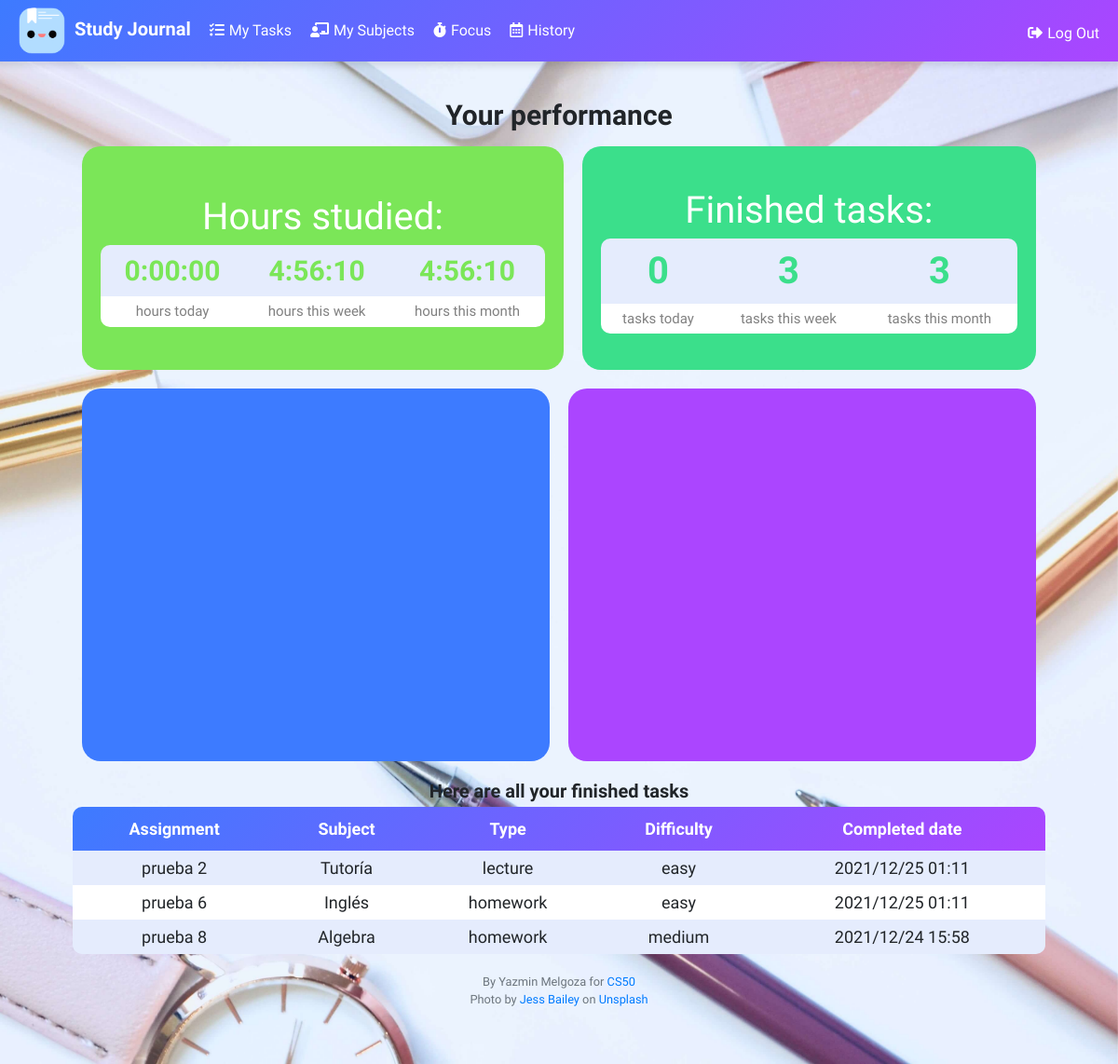
Page /history (signed in) on the earlier database version.
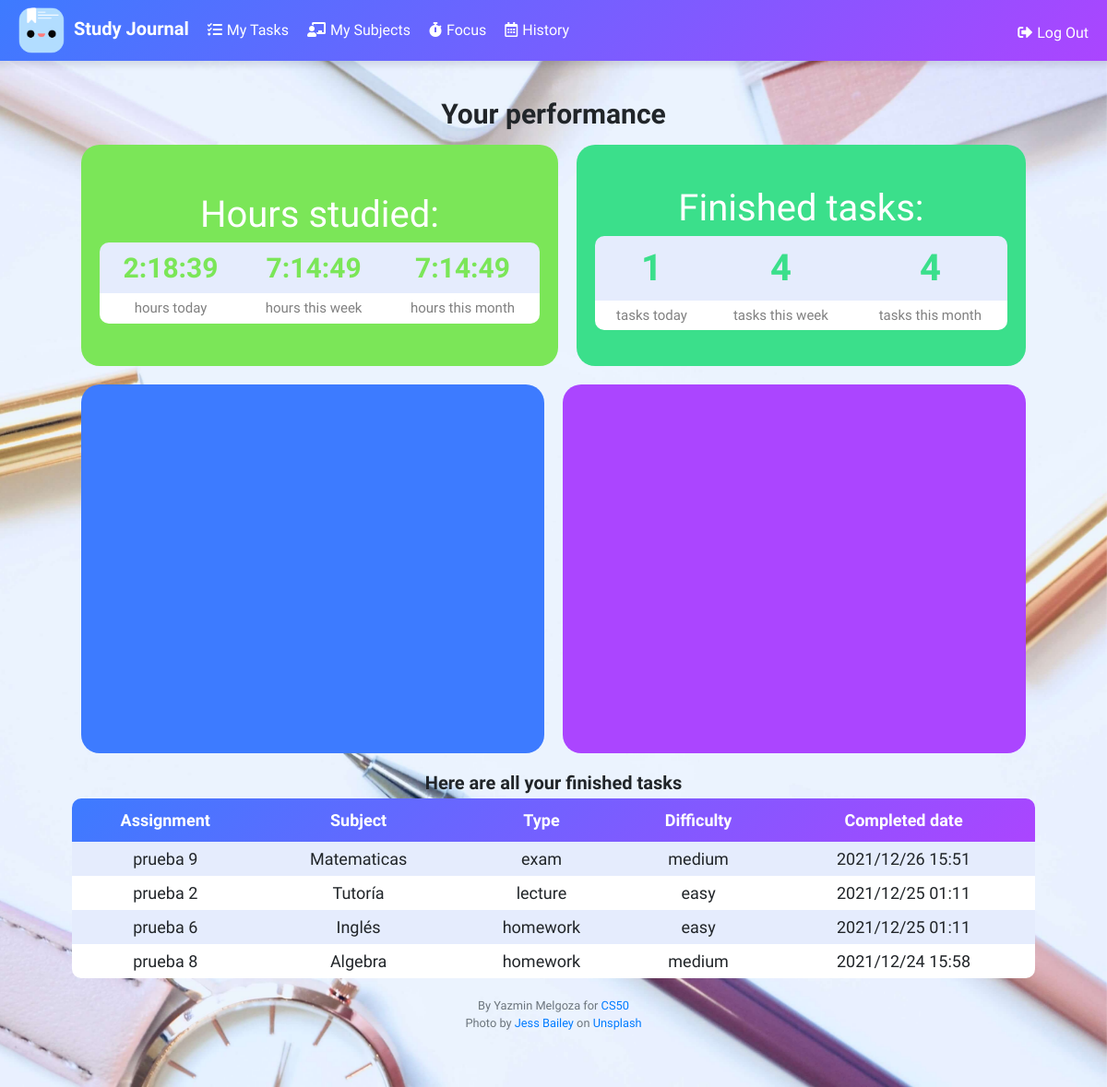
Same page on the later database version.
### tables this page shows
CREATE TABLE tasks (
		id INTEGER,
		user_id INTEGER,
		assignment TEXT,
		subject_id INTEGER,
		deadline TEXT,
		duration TEXT,
		status TEXT DEFAULT 'assigned',
		difficulty TEXT, type TEXT, completed_date TEXT DEFAULT NULL,
		PRIMARY KEY(id),
		FOREIGN KEY(user_id) REFERENCES users(id),
		FOREIGN KEY(subject_id) REFERENCES subjects(id)
	);

CREATE TABLE subjects (
		id INTEGER,
		user_id INTEGER,
		subject TEXT,
		difficulty TEXT,
		color TEXT,
		PRIMARY KEY(id),
		FOREIGN KEY(user_id) REFERENCES users(id)
	);

### app.py (the view)
@app.route("/history")
@login_required
def history():
    today = date.today()
    week = weekList()
    month = monthList()
    hoursWeek = get_total_hours(week)
    hoursToday = get_total_hours([str(today)])
    hoursMonth = get_total_hours(month)
    hours_studied = {"today": hoursToday, "week": hoursWeek, "month": hoursMonth }
    tasksWeek  = get_total_tasks(week)
    tasksToday = get_total_tasks([str(today)])
    tasksMonth = get_total_tasks(month)
    tasks = {'today': tasksToday, "week": tasksWeek, "month": tasksMonth}
    completed_tasks = db.execute("SELECT a.id, assignment, b.subject, a.deadline, duration, a.difficulty, a.type, a.completed_date, b.color FROM tasks a JOIN subjects b ON a.subject_id = b.id WHERE a.user_id = ? AND a.completed_date IS NOT NULL ORDER BY a.completed_date DESC", session["user_id"])
    return render_template("history.html", hours=hours_studied, tasks = tasks, completed_tasks=completed_tasks)

### app.py (called while the page is built)
@app.after_request
def after_request(response):
    response.headers["Cache-Control"] = "no-cache, no-store, must-revalidate"
    response.headers["Expires"] = 0
    response.headers["Pragma"] = "no-cache"
    response.headers["Access-Control-Allow-Origin"] = "*"
    return response

### helpers.py (called while the page is built)
def login_required(f):
    @wraps(f)
    def decorated_function(*args, **kwargs):
        if session.get("user_id") is None:
            return redirect("/login")
        return f(*args, **kwargs)
    return decorated_function

def monthList():
    day = datetime.date.today()
    current_month = day.month
    tdelta = datetime.timedelta(days=1)
    monthdays = []
    while day.month == current_month:
        monthdays.append(str(day))
        day = day - tdelta
    return monthdays

def weekList():
    today = datetime.date.today()
    week = []
    for i in range(0, 7):
        tdelta = datetime.timedelta(days=i)
        week.append(str(today - tdelta))
    return week

### templates/history.html (shortened to what this page needs)
{% extends "layout.html" %}
{% block main %}
    <h2>Your performance</h2>
        <div class="contain-flex">
            <div class="box text" id="general">
                Hours studied:
                <table class='data' id='table-general'>
                    <tbody>
                        <tr class="stats">
                            <td>{{hours.today}}</td>
                            <td>{{hours.week}}</td>
                            <td>{{hours.month}}</td>
                        </tr>
                        <tr>
                            <td>hours today</td>
                            <td>hours this week</td>
                            <td>hours this month</td>
                        </tr>
                    </tbody>
                </table>
            </div>
            <div class="box" id="completed-stats">
                Finished tasks:
                <table class='data' id='table-completed'>
                    <tr class="stats">
                        <td>{{tasks.today}}</td>
                        <td>{{tasks.week}}</td>
                        <td>{{tasks.month}}</td>
                    </tr>
                    <tr>
                        <td>tasks today</td>
                        <td>tasks this week</td>
                        <td>tasks this month</td>
                    </tr>
                </table>
            </div>
            <div class="box" id="my-week">
                <div id="myColumnChart"></div>
            </div>
            <div class="box" id="piechart">
                <div id="myPieChart"></div>
            </div>
        </div>
        <div class="table-container">
            <div id="completed-tasks">
                <h3>Here are all your finished tasks</h3>
                <table>
                    <thead>
                        <tr>
                            <th>Assignment</th>
                            <th>Subject</th>
                            <th>Type</th>
                            <th>Difficulty</th>
                            <th>Completed date</th>
                        </tr>
                    </thead>
                    <tbody>
                        {% for row in completed_tasks%}
                            <tr>
                                <td>{{ row.assignment }}</td>
                                <td>{{ row.subject}}</td>
                                <td>{{ row.type}}</td>
                                <td>{{ row.difficulty}}</td>
                                <td>{{ row.completed_date}}</td>
                            </tr>
                        {% endfor %}
                    </tbody>
                </table>
            </div>
        </div>
{% endblock %}

Differences in the rows shown:
now on this page (row edited): tasks: assignment "prueba 9", subject "Matematicas", type "exam", difficulty "medium", completed_date "2021/12/26 15:51"
Other differences:
{{ hours.today }}: "0:00:00" → "2:18:39"
{{ hours.week }}: "4:56:10" → "7:14:49"
{{ hours.month }}: "4:56:10" → "7:14:49"
{{ tasks.today }}: "0" → "1"
{{ tasks.week }}: "3" → "4"
{{ tasks.month }}: "3" → "4"
